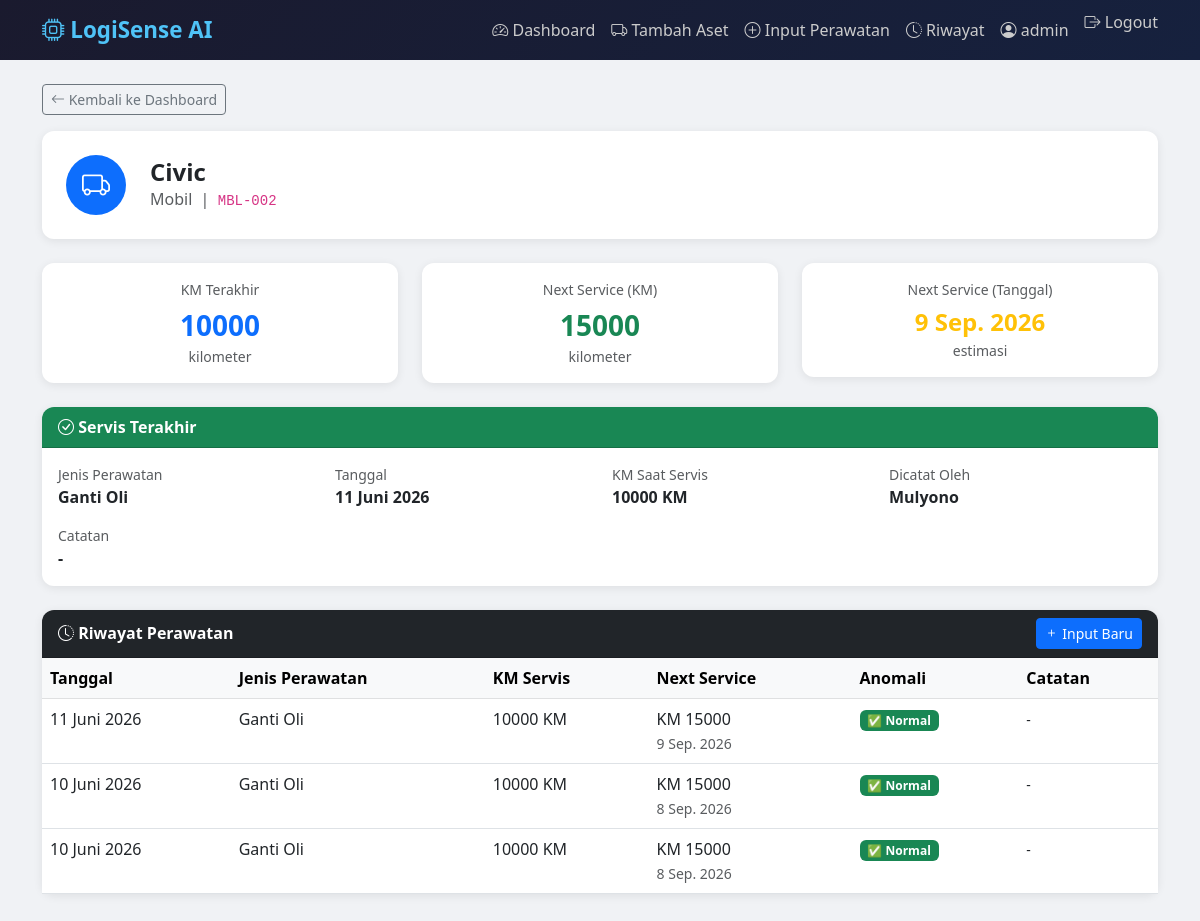
/aset/MBL-002/ (signed in), run on the app's committed database.
### maintenance/models.py (models this page shows, shortened)
class Aset(models.Model):
    user = models.ForeignKey(User, on_delete=models.CASCADE, null=True, blank=True)
    kode_aset = models.CharField(max_length=20, unique=True)
    nama_kendaraan = models.CharField(max_length=100)
    jenis = models.CharField(max_length=50)  # Truk, Alat Berat, dll
    km_terakhir = models.IntegerField(default=0)

class Perawatan(models.Model):
    JENIS_CHOICES = [
        ('ganti_oli', 'Ganti Oli'),
        ('servis_rutin', 'Servis Rutin'),
        ('ganti_ban', 'Ganti Ban'),
        ('servis_besar', 'Servis Besar'),
        ('lainnya', 'Lainnya'),
    ]
    aset = models.ForeignKey(Aset, on_delete=models.CASCADE)
    jenis_perawatan = models.CharField(max_length=50, choices=JENIS_CHOICES)
    tanggal = models.DateField()
    km_saat_servis = models.IntegerField()
    catatan = models.TextField(blank=True)
    dicatat_oleh = models.CharField(max_length=100)
    next_service_km = models.IntegerField(null=True, blank=True)
    next_service_tanggal = models.DateField(null=True, blank=True)
    is_anomali = models.BooleanField(default=False)
    pesan_anomali = models.TextField(blank=True)
    created_at = models.DateTimeField(auto_now_add=True)
    class Meta:
        ordering = ['-tanggal']

### maintenance/views.py (the view)
# urls.py: path('aset/<str:kode_aset>/', views.detail_aset, name='detail_aset'),
@login_required
def detail_aset(request, kode_aset):
    aset = get_object_or_404(Aset, kode_aset=kode_aset, user=request.user)
    perawatan_list = Perawatan.objects.filter(aset=aset)
    perawatan_terakhir = perawatan_list.first()
    status, pesan_status = cek_status_kendaraan(perawatan_terakhir)
    context = {
        'aset': aset,
        'perawatan_list': perawatan_list,
        'perawatan_terakhir': perawatan_terakhir,
        'status': status,
        'pesan_status': pesan_status,
    }
    return render(request, 'maintenance/detail_aset.html', context)

### maintenance/logic.py (called while the page is built)
def cek_status_kendaraan(perawatan_terakhir):
    if not perawatan_terakhir:
        return 'unknown', 'Belum ada data perawatan'
    hari_tersisa = (perawatan_terakhir.next_service_tanggal - date.today()).days
    if hari_tersisa < 0:
        return 'overdue', f'Terlambat {abs(hari_tersisa)} hari!'
    elif hari_tersisa <= 14:
        return 'warning', f'Servis dalam {hari_tersisa} hari lagi'
    else:
        return 'ok', f'Servis berikutnya {hari_tersisa} hari lagi'

### maintenance/templates/maintenance/detail_aset.html (shortened to what this page needs)
{% extends 'maintenance/base.html' %}
{% block content %}
<div class="row mb-4">
    <div class="col-12">
        <a href="{% url 'dashboard' %}" class="btn btn-outline-secondary btn-sm mb-3">
            <i class="bi bi-arrow-left"></i> Kembali ke Dashboard
        </a>
        <div class="card p-4">
            <div class="row align-items-center">
                <div class="col-auto">
                    <div class="bg-primary rounded-circle d-flex align-items-center justify-content-center"
                         style="width:60px;height:60px">
                        <i class="bi bi-truck text-white fs-3"></i>
                    </div>
                </div>
                <div class="col">
                    <h4 class="fw-bold mb-0">{{ aset.nama_kendaraan }}</h4>
                    <span class="text-muted">{{ aset.jenis }} &nbsp;|&nbsp;</span>
                    <code>{{ aset.kode_aset }}</code>
                </div>
                <div class="col-auto">
                    <span class="badge bg-{{ status }} fs-6 px-3 py-2">
                    </span>
                </div>
            </div>
        </div>
    </div>
</div>
<div class="row mb-4">
    <div class="col-md-4">
        <div class="card p-3 text-center">
            <div class="text-muted small mb-1">KM Terakhir</div>
            <div class="fs-3 fw-bold text-primary">{{ aset.km_terakhir|floatformat:0 }}</div>
            <div class="text-muted small">kilometer</div>
        </div>
    </div>
    <div class="col-md-4">
        <div class="card p-3 text-center">
            <div class="text-muted small mb-1">Next Service (KM)</div>
            <div class="fs-3 fw-bold text-success">
                {% if perawatan_terakhir %}
                    {{ perawatan_terakhir.next_service_km|floatformat:0 }}
                {% else %}
                    -
                {% endif %}
            </div>
            <div class="text-muted small">kilometer</div>
        </div>
    </div>
    <div class="col-md-4">
        <div class="card p-3 text-center">
            <div class="text-muted small mb-1">Next Service (Tanggal)</div>
            <div class="fs-4 fw-bold text-warning">
                {% if perawatan_terakhir %}
                    {{ perawatan_terakhir.next_service_tanggal }}
                {% else %}
                    -
                {% endif %}
            </div>
            <div class="text-muted small">estimasi</div>
        </div>
    </div>
</div>
{% if perawatan_terakhir %}
<div class="card mb-4">
    <div class="card-header bg-success text-white">
        <i class="bi bi-check-circle"></i> Servis Terakhir
    </div>
    <div class="card-body">
        <div class="row">
            <div class="col-md-3">
                <div class="text-muted small">Jenis Perawatan</div>
                <div class="fw-semibold">{{ perawatan_terakhir.get_jenis_perawatan_display }}</div>
            </div>
            <div class="col-md-3">
                <div class="text-muted small">Tanggal</div>
                <div class="fw-semibold">{{ perawatan_terakhir.tanggal }}</div>
            </div>
            <div class="col-md-3">
                <div class="text-muted small">KM Saat Servis</div>
                <div class="fw-semibold">{{ perawatan_terakhir.km_saat_servis }} KM</div>
            </div>
            <div class="col-md-3">
                <div class="text-muted small">Dicatat Oleh</div>
                <div class="fw-semibold">{{ perawatan_terakhir.dicatat_oleh }}</div>
            </div>
        </div>
        {% if perawatan_terakhir.catatan %}
        <div class="mt-3">
            <div class="text-muted small">Catatan</div>
            <div class="fw-semibold">{{ perawatan_terakhir.catatan }}</div>
        </div>
        {% endif %}
    </div>
</div>
{% endif %}
<div class="card">
    <div class="card-header bg-dark text-white d-flex justify-content-between align-items-center">
        <span><i class="bi bi-clock-history"></i> Riwayat Perawatan</span>
        <a href="{% url 'input_perawatan' %}" class="btn btn-sm btn-primary">
            <i class="bi bi-plus"></i> Input Baru
        </a>
    </div>
    <div class="card-body p-0">
        <table class="table table-hover mb-0">
            <thead class="table-light">
                <tr>
                    <th>Tanggal</th>
                    <th>Jenis Perawatan</th>
                    <th>KM Servis</th>
                    <th>Next Service</th>
                    <th>Anomali</th>
                    <th>Catatan</th>
                </tr>
            </thead>
            <tbody>
                {% for p in perawatan_list %}
                <tr>
                    <td>{{ p.tanggal }}</td>
                    <td>{{ p.get_jenis_perawatan_display }}</td>
                    <td>{{ p.km_saat_servis }} KM</td>
                    <td>
                        KM {{ p.next_service_km }}<br>
                        <small class="text-muted">{{ p.next_service_tanggal }}</small>
                    </td>
                    <td>
                        {% if p.is_anomali %}
                            <span class="badge bg-danger"
                                  data-bs-toggle="tooltip"
                                  title="{{ p.pesan_anomali }}">
                                ⚠️ Anomali
                            </span>
                        {% else %}
                            <span class="badge bg-success">✅ Normal</span>
                        {% endif %}
                    </td>
                    <td>
                        <small>{{ p.catatan|default:"-" }}</small>
                    </td>
                </tr>
                {% empty %}
                <tr>
                    <td colspan="6" class="text-center text-muted py-4">
                        Belum ada riwayat perawatan untuk kendaraan ini.
                    </td>
                </tr>
                {% endfor %}
            </tbody>
        </table>
    </div>
</div>
{% endblock %}

### maintenance/templates/maintenance/base.html (shortened to what this page needs)
<!DOCTYPE html>
<html lang="id">
<head>
    <link href="https://cdn.jsdelivr.net/npm/bootstrap@5.3.0/dist/css/bootstrap.min.css" rel="stylesheet">
    <link href="https://cdn.jsdelivr.net/npm/bootstrap-icons@1.10.0/font/bootstrap-icons.css" rel="stylesheet">
</head>
<body>
<nav class="navbar navbar-expand-lg mb-4">
    <div class="container">
        <a class="navbar-brand" href="{% url 'dashboard' %}">
            <i class="bi bi-cpu"></i> LogiSense AI
        </a>
        <div class="navbar-nav ms-auto">
            <a class="nav-link" href="{% url 'dashboard' %}">
                <i class="bi bi-speedometer2"></i> Dashboard
            </a>
            <a class="nav-link" href="{% url 'tambah_aset' %}">
                <i class="bi bi-truck"></i> Tambah Aset
            </a>
            <a class="nav-link" href="{% url 'input_perawatan' %}">
                <i class="bi bi-plus-circle"></i> Input Perawatan
            </a>
            <a class="nav-link" href="{% url 'riwayat' %}">
                <i class="bi bi-clock-history"></i> Riwayat
            </a>
             <span class="nav-link text-muted">
                 <i class="bi bi-person-circle"></i> {{ request.user.username }}
            </span>
            <form method="POST" action="{% url 'logout' %}" class="d-inline">
                <button type="submit" class="nav-link text-danger btn btn-link p-0 ms-2" style="text-decoration:none;">
                    <i class="bi bi-box-arrow-right"></i> Logout
                </button>
            </form>
        </div>
    </div>
</nav>
<div class="container pb-5">
    {% block content %}{% endblock %}
</div>
</body>
</html>

### maintenance/templates/maintenance/base.html (style rules this page uses)
body { background-color: #f0f2f5; }
.navbar { background: linear-gradient(135deg, #1a1a2e, #16213e); }
.navbar-brand { font-weight: 700; font-size: 1.4rem; color: #4fc3f7 !important; }
.nav-link { color: #ccc !important; }
.card { border: none; border-radius: 12px; box-shadow: 0 2px 10px rgba(0,0,0,0.08); }
.card-header { border-radius: 12px 12px 0 0 !important; font-weight: 600; }

### data on the page
Aset: nama_kendaraan "Civic", jenis "Mobil", kode_aset "MBL-002", km_terakhir "10000"
Perawatan: next_service_km "15000", next_service_tanggal "9 Sep. 2026", jenis_perawatan "Ganti Oli", tanggal "11 Juni 2026", km_saat_servis "10000", dicatat_oleh "Mulyono", catatan "-", is_anomali "✅ Normal"
Perawatan: tanggal "10 Juni 2026", jenis_perawatan "Ganti Oli", km_saat_servis "10000", next_service_km "15000", next_service_tanggal "8 Sep. 2026", is_anomali "✅ Normal", catatan "-"
Perawatan: tanggal "10 Juni 2026", jenis_perawatan "Ganti Oli", km_saat_servis "10000", next_service_km "15000", next_service_tanggal "8 Sep. 2026", is_anomali "✅ Normal", catatan "-"

### other printed values
{{ request.user.username }} "admin"
